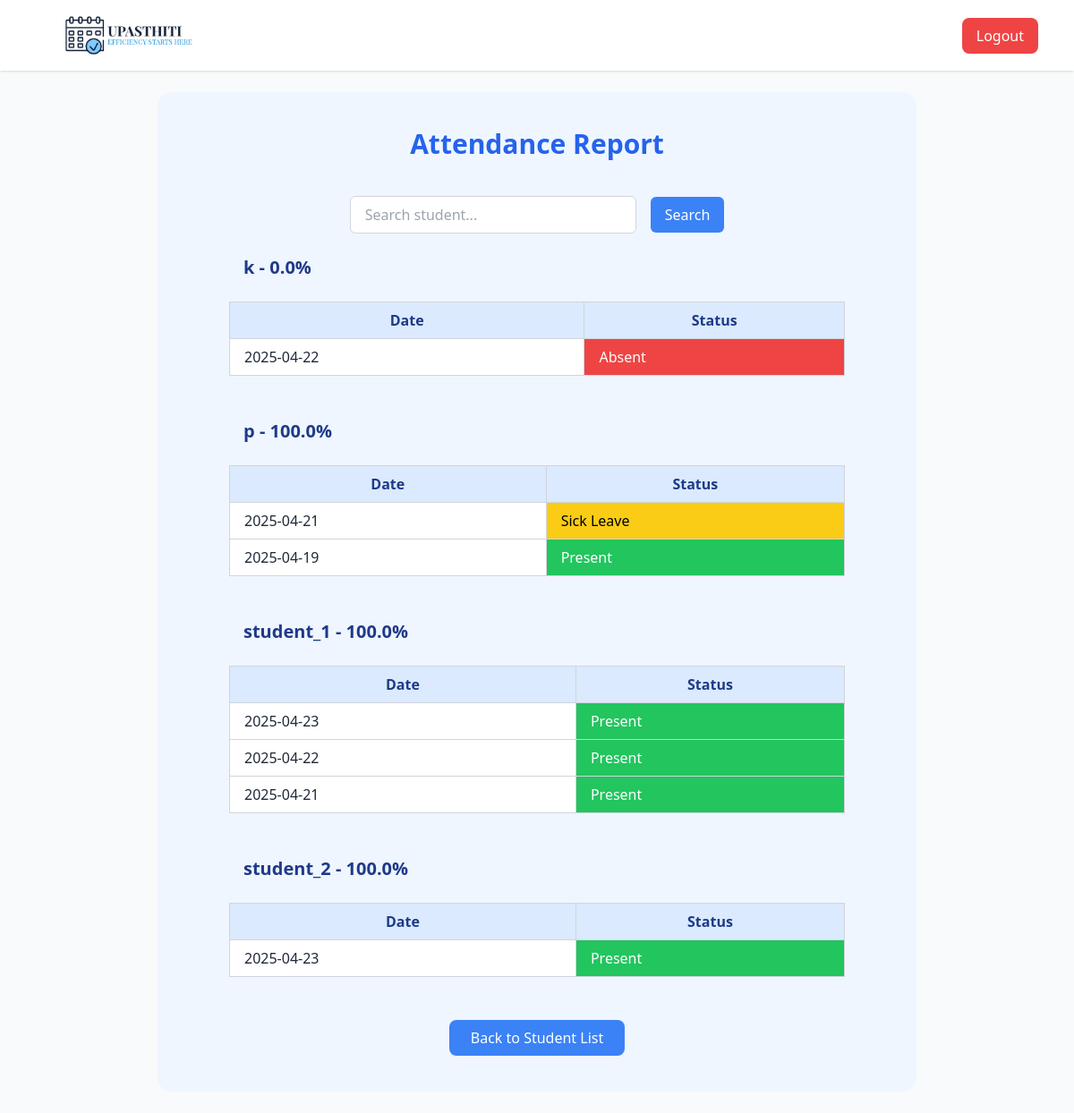
Page /attendance_report (signed in) on the committed database.
### tables this page shows
CREATE TABLE attendance (
                    id INTEGER PRIMARY KEY AUTOINCREMENT,
                    student_id INTEGER,
                    date TEXT,
                    status TEXT,
                    FOREIGN KEY(student_id) REFERENCES students(id));

CREATE TABLE students (
                    id INTEGER PRIMARY KEY AUTOINCREMENT,
                    name TEXT NOT NULL, user_id INTEGER);

### app.py (the view)
@app.route('/attendance_report')
def attendance_report():
    if 'user_id' not in session:
        return redirect(url_for('login'))
    search_query = request.args.get('search', '').strip().lower()
    conn = sqlite3.connect('attendance.db')
    c = conn.cursor()
    c.execute("""
        SELECT students.name, attendance.date, attendance.status
        FROM attendance
        JOIN students ON attendance.student_id = students.id
        WHERE strftime('%w', attendance.date) != '0'
        ORDER BY students.name ASC, attendance.date DESC
    """)
    report = c.fetchall()
    conn.close()
    grouped_report = {}
    attendance_percentages = {}
    for name, date, status in report:
        if name not in grouped_report:
            grouped_report[name] = []
        grouped_report[name].append((date, status))
    if search_query:
        grouped_report = {
            name: records for name, records in grouped_report.items()
            if search_query in name.lower()
        }
    for student, records in grouped_report.items():
        total_classes = sum(1 for _, status in records if status != 'Sick Leave')
        absent_count = sum(1 for _, status in records if status == 'Absent')
        attendance_percentage = (
            max(100 - ((absent_count / total_classes) * 100), 0) if total_classes > 0 else 100
        )
        attendance_percentages[student] = round(attendance_percentage, 2)
    return render_template(
        'attendance_report.html',
        grouped_report=grouped_report,
        attendance_percentages=attendance_percentages
    )

### templates/attendance_report.html
{% extends "base.html" %} {% block title %} Attendance Report {% endblock %} {% block content %}
<div class="relative bg-blue-50 h-fit pb-10 px-20 rounded-2xl">
  <h1 class="text-center text-3xl font-semibold text-blue-600 py-10">
    Attendance Report
  </h1>
  <div class="flex justify-center mb-6">
    <form method="get" action="{{ url_for('attendance_report') }}" class="flex items-center gap-4">
      <input type="text" name="search" placeholder="Search student..." value="{{ request.args.get('search', '') }}" class="px-4 py-2 border border-gray-300 rounded-md w-80" />
      <button type="submit" class="bg-blue-500 text-white px-4 py-2 rounded-md hover:bg-blue-600">Search</button>
    </form>
  </div>
  {% for student_name, attendance_records in grouped_report.items() %}
    <div class="mb-12 student-record">
      <h2 class="text-xl text-left text-blue-900 font-semibold pl-4">
        {{ student_name }} - {{ attendance_percentages[student_name] }}%
      </h2>
      <div class="overflow-x-auto mt-2">
        <table class="min-w-full bg-white border border-gray-300 mt-4">
          <thead>
            <tr class="bg-blue-100 text-blue-900">
              <th class="px-4 py-2 border border-gray-300">Date</th>
              <th class="px-4 py-2 border border-gray-300">Status</th>
            </tr>
          </thead>
          <tbody>
            {% for date, status in attendance_records %}
              <tr>
                <td class="px-4 py-2 border border-gray-300">{{ date }}</td>
                <td class="px-4 py-2 border border-gray-300 {% if status == 'Present' %}bg-green-500 text-white{% elif status == 'Absent' %}bg-red-500 text-white{% elif status == 'Sick Leave' %}bg-yellow-400 text-black{% endif %}">
                  {{ status }}
                </td>
              </tr>
            {% endfor %}
          </tbody>
        </table>
      </div>
    </div>
  {% endfor %}
  <div class="text-center mt-10">
    <a href="{{ url_for('index') }}" class="inline-block bg-blue-500 hover:bg-orange-600 text-white font-medium py-2 px-6 rounded-lg">
      Back to Student List
    </a>
  </div>
</div>
{% endblock %}

### templates/base.html (shortened to what this page needs)
<!DOCTYPE html>
<html lang="en">
  <head>
    <script src="https://cdn.tailwindcss.com"></script>
  </head>
  <body class="bg-gray-50 min-h-screen text-gray-800">
    <div
      class="flex items-center justify-between px-10 shadow bg-white sticky top-0 z-10"
    >
      <img src="{{ url_for('static', filename='logo.jpg') }}" alt="Upasthiti Logo" class="w-52">
      <a
        href="{{ url_for('logout') }}"
        class="bg-red-500 hover:bg-red-600 text-white px-4 py-2 rounded-lg transition"
      >
        Logout
      </a>
    </div>
    <div class="max-w-4xl mx-auto p-6 space-y-8">
      {% block content %}{% endblock %}
    </div>
  </body>
</html>

### rows in the picture
attendance: date "2025-04-22", status "Absent"
attendance: date "2025-04-21", status "Sick Leave"
attendance: date "2025-04-19", status "Present"
attendance: name "student_1", date "2025-04-23", status "Present"
students: name "100.0"
attendance: date "2025-04-22", status "Present"
attendance: date "2025-04-21", status "Present"
attendance: name "student_2", date "2025-04-23", status "Present"
students: name "100.0"

### other values in the picture
{{ student_name }} "k" "p"
{{ attendance_percentages[student_name] }} "0.0" "100.0"
